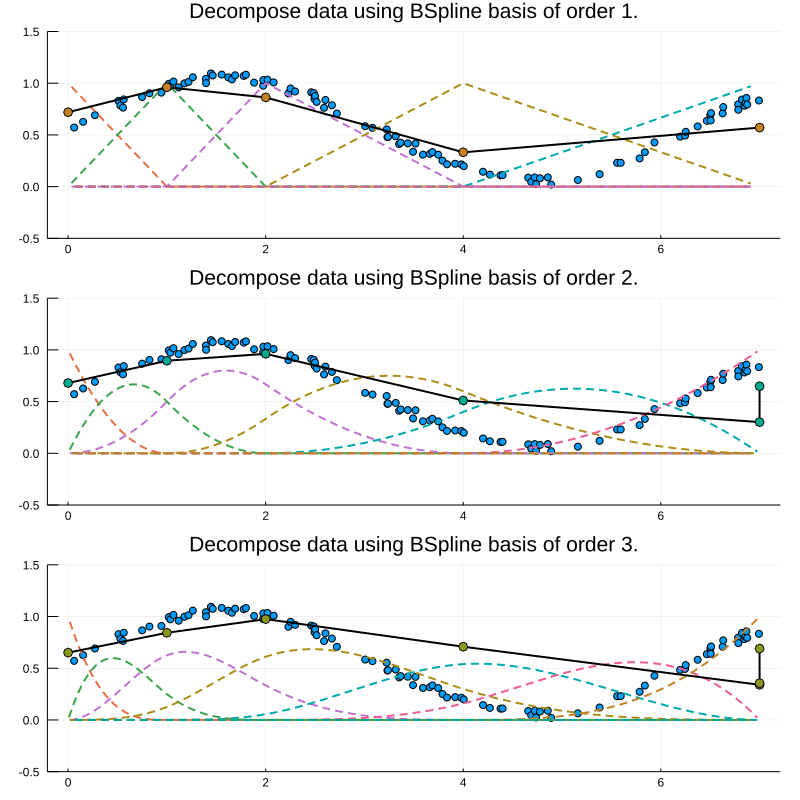

This chart was generated by the following Julia code:
using BSplineFit, Plots

knots = [0.0,1.0,2.0,4.0,7.0]
data_x = sort(rand(100)*7)
data_y = rand(100)*0.1 .+ 0.5 .+ sin.(data_x)./2

plts = []
for order ∈ 1:3
    p = scatter(data_x, data_y, label="", title="Decompose data using BSpline basis of order $(order).")
    for id ∈ 1:length(knots)+order
        b = BSplineFit.BSpline1DBasis(order, knots, id)
        plot!(t->b(t), 0, 7, lw=2, ls=:dash, label="")
    end
    
    pos,cmp = decompose(data_x, data_y, order, knots)
    plot!(pos, cmp, marker=:o, lc=:black, lw=2, label="", ylims=(-0.5,1.5))
        
    push!(plts, p)
end

p = plot(plts..., layout=grid(3,1), size=(800,800))

savefig(p, "examples/decompose.svg")
